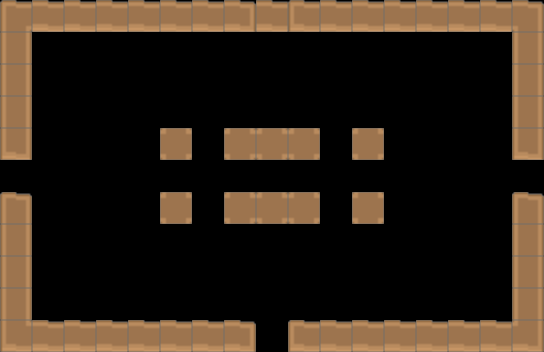

Tiled map render using the project's own tile images. Description and the whole map definition, tile-layer contents included, below:
An orthogonal 17x11 tile map with 32x32 px tiles, 3 tile layers (TileLayer, EntityLayer, DestructibleLayer) and 2 objects (Chaser2, Chaser1).

<map version="1.0" tiledversion="1.0.3" orientation="orthogonal" renderorder="right-down" width="17" height="11" tilewidth="32" tileheight="32" nextobjectid="21">
 <properties>
  <property name="doorEast" type="bool" value="true" />
  <property name="doorNorth" type="bool" value="false" />
  <property name="doorSouth" type="bool" value="true" />
  <property name="doorWest" type="bool" value="true" />
 </properties>
 <tileset firstgid="1" source="testTileSet.tsx" />
 <layer name="TileLayer" width="17" height="11">
  <data encoding="csv">
178,176,176,176,176,176,176,177,176,175,176,176,176,176,176,176,179,
210,0,0,0,0,0,0,0,0,0,0,0,0,0,0,0,210,
210,0,0,0,0,0,0,0,0,0,0,0,0,0,0,0,210,
210,0,0,0,0,0,0,0,0,0,0,0,0,0,0,0,210,
207,0,0,0,0,0,0,0,0,0,0,0,0,0,0,0,207,
0,0,0,0,0,0,0,0,0,0,0,0,0,0,0,0,0,
174,0,0,0,0,0,0,0,0,0,0,0,0,0,0,0,174,
210,0,0,0,0,0,0,0,0,0,0,0,0,0,0,0,210,
210,0,0,0,0,0,0,0,0,0,0,0,0,0,0,0,210,
210,0,0,0,0,0,0,0,0,0,0,0,0,0,0,0,210,
211,176,176,176,176,176,176,177,0,175,176,176,176,176,176,176,212
</data>
 </layer>
 <layer name="EntityLayer" width="17" height="11">
  <data encoding="csv">
0,0,0,0,0,0,0,0,0,0,0,0,0,0,0,0,0,
0,0,0,0,0,0,0,0,0,0,0,0,0,0,0,0,0,
0,0,0,0,0,0,0,0,0,0,0,0,0,0,0,0,0,
0,0,0,0,0,0,0,0,0,0,0,0,0,0,0,0,0,
0,0,0,0,0,0,0,0,0,0,0,0,0,0,0,0,0,
0,0,0,0,0,0,0,0,0,0,0,0,0,0,0,0,0,
0,0,0,0,0,0,0,0,0,0,0,0,0,0,0,0,0,
0,0,0,0,0,0,0,0,0,0,0,0,0,0,0,0,0,
0,0,0,0,0,0,0,0,0,0,0,0,0,0,0,0,0,
0,0,0,0,0,0,0,0,0,0,0,0,0,0,0,0,0,
0,0,0,0,0,0,0,0,0,0,0,0,0,0,0,0,0
</data>
 </layer>
 <layer name="DestructibleLayer" width="17" height="11">
  <data encoding="csv">
0,0,0,0,0,0,0,0,0,0,0,0,0,0,0,0,0,
0,0,0,0,0,0,0,0,0,0,0,0,0,0,0,0,0,
0,0,0,0,0,0,0,0,0,0,0,0,0,0,0,0,0,
0,0,0,0,0,0,0,0,0,0,0,0,0,0,0,0,0,
0,0,0,0,0,209,0,209,209,209,0,209,0,0,0,0,0,
0,0,0,0,0,0,0,0,0,0,0,0,0,0,0,0,0,
0,0,0,0,0,209,0,209,209,209,0,209,0,0,0,0,0,
0,0,0,0,0,0,0,0,0,0,0,0,0,0,0,0,0,
0,0,0,0,0,0,0,0,0,0,0,0,0,0,0,0,0,
0,0,0,0,0,0,0,0,0,0,0,0,0,0,0,0,0,
0,0,0,0,0,0,0,0,0,0,0,0,0,0,0,0,0
</data>
 </layer>
 <objectgroup name="EnemyLayer">
  <object id="16" name="Chaser2" x="207" y="175">
   <properties>
    <property name="enemyID" type="int" value="0" />
    <property name="type" type="int" value="0" />
   </properties>
  </object>
  <object id="19" name="Chaser1" x="335.333" y="175">
   <properties>
    <property name="enemyID" type="int" value="0" />
    <property name="type" type="int" value="0" />
   </properties>
  </object>
 </objectgroup>
</map>
